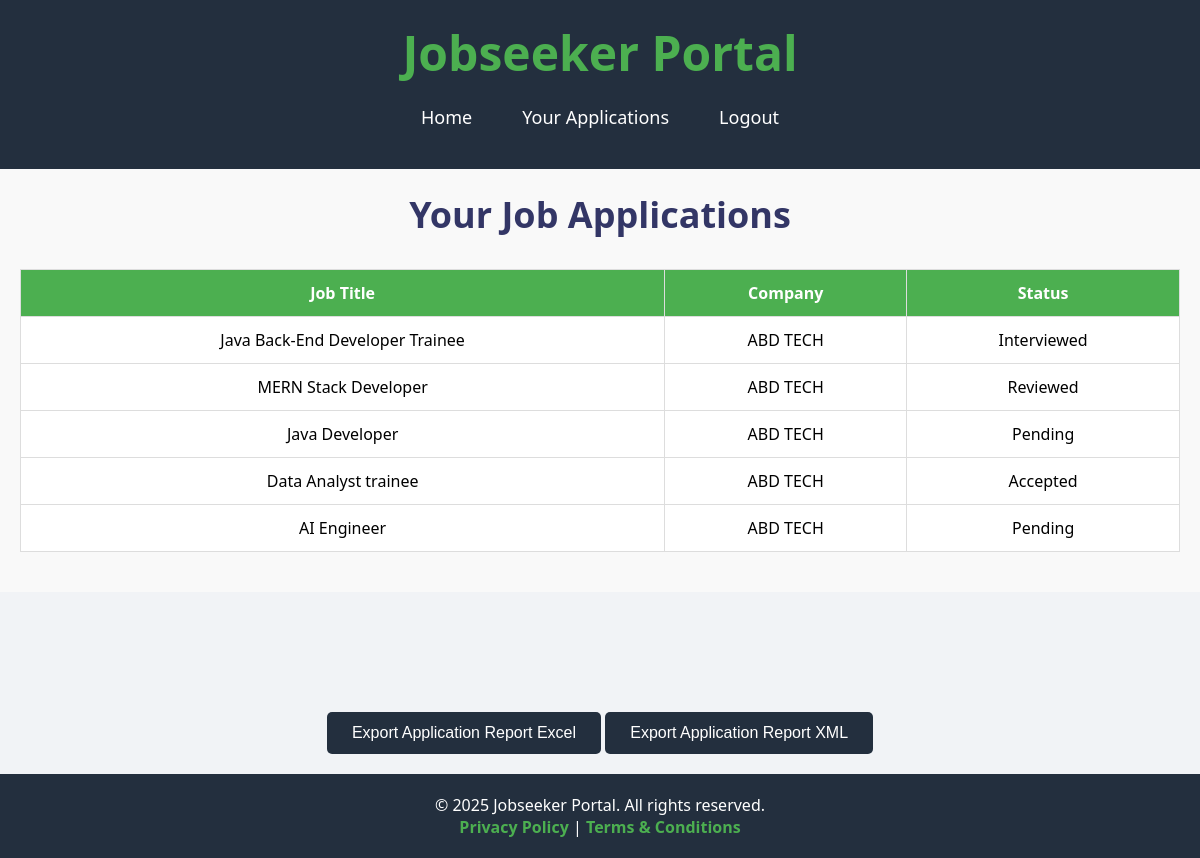
Page /index.php?rt=index/yourapplications (signed in) on the committed database.
### tables this page shows
CREATE TABLE `job_applications` (
  `application_id` int(11) NOT NULL,
  `jobseeker_id` int(11) NOT NULL,
  `job_id` int(11) NOT NULL,
  `recruiter_id` int(11) NOT NULL,
  `applied_at` timestamp NOT NULL DEFAULT CURRENT_TIMESTAMP,
  `status` enum('Pending','Reviewed','Interviewed','Accepted','Rejected') DEFAULT 'Pending'
);

CREATE TABLE `job_posts` (
  `job_id` int(11) NOT NULL,
  `recruiter_id` int(11) DEFAULT '1',
  `job_title` varchar(255) NOT NULL,
  `job_description` text NOT NULL,
  `salary_range` varchar(100) DEFAULT NULL,
  `company_location` varchar(255) DEFAULT NULL,
  `company_name` varchar(255) DEFAULT NULL,
  `company_website` varchar(255) DEFAULT NULL,
  `job_type` enum('Full-time','Part-time','Contract','Internship') NOT NULL,
  `job_category` varchar(100) DEFAULT NULL,
  `required_experience` int(11) DEFAULT NULL,
  `education_level` enum('None','High School','Associate','Bachelor','Master','PhD') NOT NULL,
  `post_date` timestamp NOT NULL DEFAULT CURRENT_TIMESTAMP,
  `expiration_date` timestamp NULL DEFAULT '0000-00-00 00:00:00',
  `status` enum('Active','Expired','Closed') DEFAULT 'Active'
);

### application/template.class.php (called while the page is built, shortened)
<?php
Class Template {
function show($name) {
	$path = __SITE_PATH . '/views' . '/' . $name . '.php';
	include ($path);
}
}
?>

### controller/indexController.php (called while the page is built, shortened)
<?php
class indexController extends baseController {
    public function yourapplications() {
        $this->registry->template->show('applications');
    }
}
?>

### application/router.class.php (called while the page is built, shortened)
<?php
class router {
 private $registry;
 public $action;
 function __construct($registry) {
        $this->registry = $registry;
 }
 public function loader()
 {
	$controller = new $class($this->registry);
	if (is_callable(array($controller, $this->action)) == false)
	{
		$action = 'index';
	}
	else
	{
		$action = $this->action;
	}
	$controller->$action();
 }
private function getController() {
	$route = (empty($_GET['rt'])) ? '' : $_GET['rt'];
	if (empty($route))
	{
		$route = 'index';
	}
	else
	{
		$parts = explode('/', $route);
		if(isset( $parts[1]))
		{
			$this->action = $parts[1];
		}
	}
}
}
?>

### index.php (called while the page is built, shortened)
<?php
	require_once 'includes/init.php';
	$registry->router = new router($registry);
	$registry->router->setPath (__SITE_PATH . '/controller');
	$registry->router->loader();
?>

### application/controller_base.class.php (called while the page is built, shortened)
<?php
Abstract Class baseController {
function __construct($registry) {
	$this->registry = $registry;
}
}
?>

### application/registry.class.php (called while the page is built)
<?php
Class Registry {
 private $vars = array();
 public function __set($index, $value)
 {
	$this->vars[$index] = $value;
 }
 public function __get($index)
 {
	return $this->vars[$index];
 }
}
?>

### includes/init.php (called while the page is built, shortened)
<?php
 include __SITE_PATH . '/application/' . 'controller_base.class.php';
 include __SITE_PATH . '/application/' . 'registry.class.php';
 include __SITE_PATH . '/application/' . 'router.class.php';
 include __SITE_PATH . '/application/' . 'template.class.php';
require_once __SITE_PATH. '/controller/'. 'jobController.php';
    function autoloader($class_name) {
    $filename = strtolower($class_name) . '.class.php';
    $file = __SITE_PATH . '/model/' . $filename;
}
$registry = new registry;
$registry->job = new Job();
?>

### controller/jobController.php (called while the page is built, shortened)
<?php
class jobController extends baseController {
    public function getJobsApplicationsofJobseeker() {
        $db = $this->registry->db;
        $jobseeker_id = $_SESSION['jobseeker_id'];
        $applications = $this->registry->job->getApplications($db, $jobseeker_id);
        return $applications;
    }
}
?>

### model/job.class.php (called while the page is built, shortened)
<?php
class Job {
    public function getApplications($db, $jobseeker_id) {
        try {
            $query = "
                SELECT
                    ja.jobseeker_id,
                    ja.job_id,
                    ja.status,
                    jp.job_title,
                    jp.company_name
                FROM
                    job_applications ja
                INNER JOIN
                    job_posts jp ON ja.job_id = jp.job_id
                WHERE
                    ja.jobseeker_id = :jobseeker_id
            ";
            $stmt = $db->prepare($query);
            $stmt->bindparam('jobseeker_id', $jobseeker_id);
            $stmt->execute();
            $applications = $stmt->fetchAll(PDO::FETCH_ASSOC);
            return $applications;
        } catch(PDOException $e){
            echo $e;
            return false;
        }
        return false;
    }
}
?>

### views/applications.php (the view, shortened to what this page needs)
<!DOCTYPE html>
<html lang="en">
<head>
    <link rel="stylesheet" href="css/styles.css">
</head>
<body>
    <div class="header">
        <h1>Jobseeker Portal</h1>
        <div class="nav-links">
            <a href="index.php?rt=index/home">Home</a>
            <a href="index.php?rt=index/yourapplications">Your Applications</a>
            <a href="index.php?rt=login/logout">Logout</a>
        </div>
    </div>
     <section id="yourapplications">
    <div class="application-status">
        <h2>Your Job Applications</h2>
        <table class="status-table">
            <thead>
                <tr>
                    <th>Job Title</th>
                    <th>Company</th>
                    <th>Status</th>
                </tr>
            </thead>
            <tbody>
            <?php
            $applications = $this->registry->jobController->getJobsApplicationsofJobseeker();
            if ($applications): ?>
                <?php foreach ($applications as $application): ?>
                    <tr>
                        <td><?php echo htmlspecialchars($application['job_title']); ?></td>
                        <td><?php echo htmlspecialchars($application['company_name']); ?></td>
                        <td><?php echo htmlspecialchars($application['status']); ?></td>
                    </tr>
                <?php endforeach; ?>
            <?php else: ?>
                <tr>
                    <td colspan="3">No applications found.</td>
                </tr>
            <?php endif; ?>
            </tbody>
        </table>
    </div>
     </section>
    <div class="generate-report">
        <a href="index.php?rt=report/generateApplicationsReport&id=<?php echo $_SESSION['jobseeker_id']; ?>"><button>Export Application Report Excel</button></a>
        <a href="index.php?rt=report/generateApplicationsReportXML&id=<?php echo $_SESSION['jobseeker_id']; ?>"><button>Export Application Report XML</button></a>
    </div>
    <div class="footer">
        <p>&copy; 2025 Jobseeker Portal. All rights reserved.</p>
        <p><a href="#">Privacy Policy</a> | <a href="#">Terms & Conditions</a></p>
    </div>
</body>
</html>

### css/styles.css (style rules this page uses)
body { font-family: 'Segoe UI', Tahoma, Geneva, Verdana, sans-serif; margin: 0; padding: 0; background-color: #f1f3f6; }
.header { top: 0; z-index: 100; position: fixed; width: 100%; }
h1 { color: #4CAF50; margin: 0; }
h2, h3, h4 { color: #333666; margin: 0; }
.header { background-color: #232F3E; color: white; padding: 20px 0; text-align: center; font-size: 24px; font-weight: bold; }
.nav-links { display: flex; justify-content: center; gap: 30px; padding: 10px; }
.nav-links a { color: white; text-decoration: none; font-weight: 500; font-size: 18px; padding: 10px; transition: background-color 0.3s ease; }
.application-status { padding: 40px 20px; background-color: #f9f9f9; text-align: center; margin-top: 150px; }
.application-status h2 { font-size: 36px; margin-bottom: 30px; }
.status-table { width: 100%; border-collapse: collapse; margin: 0 auto; }
.status-table th, .status-table td { padding: 12px; border: 1px solid #ddd; text-align: center; }
.status-table th { background-color: #4CAF50; color: white; }
.status-table td { background-color: white; }
.generate-report { text-align: center; padding: 20px; margin-top: 100px; }
.generate-report button { padding: 12px 25px; background-color: #232F3E; color: white; font-size: 16px; border: none; border-radius: 5px; cursor: pointer; }
.footer { background-color: #232F3E; color: white; text-align: center; padding: 20px; bottom: 0; }
.footer p { margin: 0; }
.footer a { color: #4CAF50; font-weight: bold; text-decoration: none; }

### rows in the picture
job_applications: job.job_title "Java Back-End Developer Trainee", job.company_name "ABD TECH", status "Interviewed"
job_applications: job.job_title "MERN Stack Developer", job.company_name "ABD TECH", status "Reviewed"
job_applications: job.job_title "Java Developer", job.company_name "ABD TECH", status "Pending"
job_applications: job.job_title "Data Analyst trainee", job.company_name "ABD TECH", status "Accepted"
job_applications: job.job_title "AI Engineer", job.company_name "ABD TECH", status "Pending"
